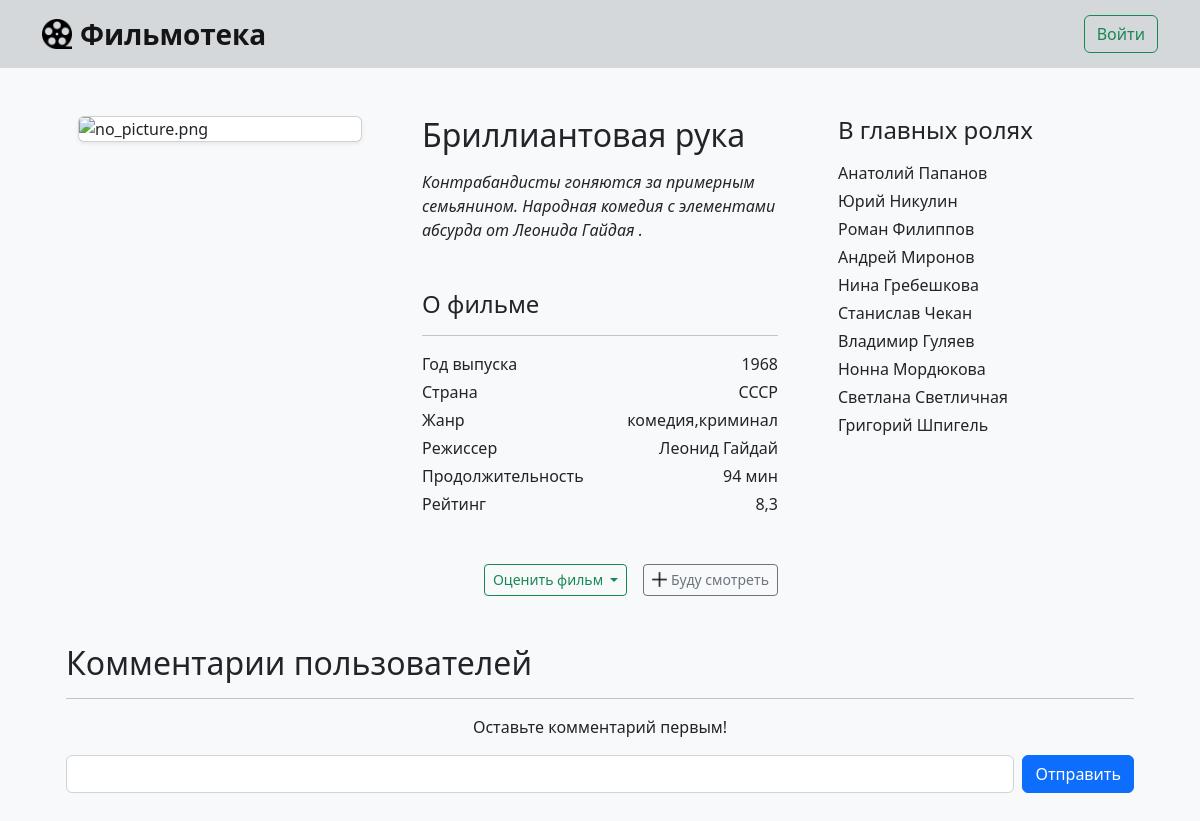
The page /filmoteka/movie/62 on the database its author committed.
### filmoteka/models.py (models this page shows, shortened)
class Director(models.Model):
    name = models.CharField(max_length=45)
    photo_url = models.CharField(max_length=255)

class Actor(models.Model):
    name = models.CharField(max_length=45)
    photo_url = models.CharField(max_length=255)

### filmoteka/views/movie.py (the view)
# urls.py: path('movie/<int:movie_id>', movie, name='movie'),
def movie(request, movie_id: int):
    return render(request, 'movie.html', {
        'movie': get_movie(movie_id),
        'actors': get_movie_actors(movie_id),
        'comments': get_comments(movie_id),
        'favourites': get_favourites(request.user.id) if request.user.is_authenticated else [],
        'mark': get_mark(movie_id, request.user.id) if request.user.is_authenticated else [],
        'marks': [i for i in range(1, 11)],
    })

### filmoteka/queries/movie.py (called while the page is built)
def get_movie(movie_id: int):
    with connection.cursor() as cursor:
        cursor.execute('''
            SELECT filmoteka_movie.id, title, year, poster_url, filmoteka_director.name, photo_url, group_concat(DISTINCT filmoteka_movie_genres.genre_id) AS genres, rating, country, description, duration
            FROM
                filmoteka_movie
                JOIN filmoteka_director ON filmoteka_movie.director_id = filmoteka_director.id
                JOIN filmoteka_movie_genres ON filmoteka_movie_genres.movie_id = filmoteka_movie.id
            WHERE filmoteka_movie.id = %s
            GROUP BY filmoteka_movie.id
        ''', [movie_id])
        data = cursor.fetchall()
    keys = ['id', 'title', 'year', 'poster_url', 'director', 'photo_url', 'genres', 'rating', 'country', 'description',
            'duration']
    return {k: v for k, v in zip(keys, data[0])}

def get_movie_actors(movie_id: int):
    with connection.cursor() as cursor:
        cursor.execute('''
            SELECT name, photo_url
            FROM
                filmoteka_movie
                JOIN filmoteka_movie_actors ON filmoteka_movie_actors.movie_id = filmoteka_movie.id
                JOIN filmoteka_actor ON filmoteka_movie_actors.actor_id = filmoteka_actor.id
            WHERE movie_id == %s
        ''', [movie_id])
        data = cursor.fetchall()
    keys = ['name', 'photo_url']
    return [{k: v for k, v in zip(keys, actor)} for actor in data]

def get_comments(movie_id: int):
    with connection.cursor() as cursor:
        cursor.execute("""
            SELECT username, text, date
            FROM
                filmoteka_comment
                JOIN auth_user ON auth_user.id = filmoteka_comment.user_id
            WHERE filmoteka_comment.movie_id = %s
        """, [movie_id])
        data = cursor.fetchall()
    keys = ['username', 'text', 'date']
    return [{k: v for k, v in zip(keys, comment)} for comment in data]

### templates/movie.html (shortened to what this page needs)
{% extends 'base.html' %}
{% block body %}
    {% load static %}
    <div class="container mt-5">
        <div class="row row-cols-1 row-cols-sm-2 row-cols-md-3">
            <div class="col px-5">
                <div class="card shadow-sm">
                    <img src="{{ movie.poster_url }}" alt="no_picture.png" class="card-img-top"/>
                </div>
            </div>
            <div class="col">
                <h2 class="mb-3">{{ movie.title }}</h2>
                <p class="mb-5 card-text fst-italic">{{ movie.description }}.</p>
                <h4 class="mb-0">О фильме</h4>
                <hr>
                <div class="d-flex justify-content-between">
                    <div class="mb-1">Год выпуска</div>
                    <div class="mb-1">{{ movie.year }}</div>
                </div>
                <div class="d-flex justify-content-between">
                    <div class="mb-1">Страна</div>
                    <div class="mb-1">{{ movie.country }}</div>
                </div>
                <div class="d-flex justify-content-between">
                    <div class="mb-1">Жанр</div>
                    <div class="mb-1">{{ movie.genres }}</div>
                </div>
                <div class="d-flex justify-content-between">
                    <div class="mb-1">Режиссер</div>
                    <div class="hover-able">
                        <div class="mb-1">{{ movie.director }}</div>
                    </div>
                </div>
                <div class="d-flex justify-content-between">
                    <div class="mb-1">Продолжительность</div>
                    <div class="mb-1">{{ movie.duration }} мин</div>
                </div>
                <div class="d-flex justify-content-between">
                    <div class="mb-1">Рейтинг</div>
                    {% if movie.rating == None %}
                        <div class="mb-5">Нет оценок</div>
                    {% else %}
                        <div class="mb-5">{{ movie.rating }}</div>
                    {% endif %}
                </div>
                <div class="d-flex justify-content-end">
                    {% if mark %}
                        <a class="btn btn-sm btn-outline-secondary me-3 dropdown-toggle" data-bs-toggle="dropdown"
                           role="button">
                            Ваша оценка {{ mark }}
                        </a>
                        <ul class="dropdown-menu">
                            {% for i in marks %}
                                <li>
                                    <form action="{% url 'update_mark' movie.id i %}" method="POST">
                                        {% csrf_token %}
                                        <button type="submit" class="dropdown-item">
                                            {{ i }}
                                        </button>
                                    </form>
                                </li>
                            {% endfor %}
                            <li>
                                <form action="{% url 'remove_mark' movie.id %}" method="POST">
                                    {% csrf_token %}
                                    <button type="submit" class="dropdown-item">
                                        Удалить оценку
                                    </button>
                                </form>
                            </li>
                        </ul>
                    {% else %}
                        <a class="btn btn-sm btn-outline-success me-3 dropdown-toggle" data-bs-toggle="dropdown"
                           role="button">
                            Оценить фильм
                        </a>
                    {% endif %}
                    {% if user.is_authenticated %}
                        {% if favourites %}
                            {% if movie.id in favourites %}
                                <form action="{% url 'remove_favourite' movie.id %}" method="POST">
                                    {% csrf_token %}
                                    <button type="submit" class="btn btn-sm btn-outline-secondary">
                                        <img src="{% static 'images/tick.png' %}" width="15" height="15"
                                             class="mb-1"/>
                                        <span>Добавлено</span>
                                    </button>
                                </form>
                            {% else %}
                                <form action="{% url 'add_favourite' movie.id %}" method="POST">
                                    {% csrf_token %}
                                    <button type="submit" class="btn btn-sm btn-outline-success">
                                        <img src="{% static 'images/plus.png' %}" width="15" height="15"
                                             class="mb-1"/>
                                        <span>Буду смотреть</span>
                                    </button>
                                </form>
                            {% endif %}
                        {% else %}
                            <form action="{% url 'add_favourite' movie.id %}" method="POST">
                                {% csrf_token %}
                                <button type="submit" class="btn btn-sm btn-outline-success">
                                    <img src="{% static 'images/plus.png' %}" width="15" height="15"
                                         class="mb-1"/>
                                    <span>Буду смотреть</span>
                                </button>
                            </form>
                        {% endif %}
                    {% else %}
                        <form action="{% url 'add_favourite' movie.id %}" method="POST">
                            <button type="submit" class="btn btn-sm btn-outline-secondary">
                                <img src="{% static 'images/plus.png' %}" width="15" height="15"
                                     class="mb-1"/>
                                <span>Буду смотреть</span>
                            </button>
                        </form>
                    {% endif %}
                </div>
            </div>
            <div class="col ps-5">
                <h4 class="mb-3">В главных ролях</h4>
                {% for actor in actors %}
                    <div class="hover-able">
                        <div class="mb-1">{{ actor.name }}</div>
                    </div>
                {% endfor %}
            </div>
        </div>
        <div class="conteiner px-4 mt-5">
            <h2>Комментарии пользователей</h2>
            <hr>
            {% if comments %}
                {% for comment in comments %}
                    <div class="card mt-2 px-5">
                        <div class="card-body">
                            <div class="d-flex justify-content-between">
                                <h4>{{ comment.username }}</h4>
                                <h4>{{ comment.date }}</h4>
                            </div>
                            <hr/>
                            <p class="fs-5 px-2">{{ comment.text }}</p>
                        </div>
                    </div>
                {% endfor %}
            {% else %}
                <p class="d-flex justify-content-center">Оставьте комментарий первым!</p>
            {% endif %}
            <form action="{% url 'add_comment' movie.id %}" method="POST" class="mt-2">
                <div class="form-group mt-2 d-flex justify-content-between mb-5">
                    <input class="form-control" type="text" name="text"/>
                    <button type="submit" class="btn btn-primary ms-2">Отправить</button>
                </div>
            </form>
        </div>
    </div>
{% endblock %}

### templates/base.html (shortened to what this page needs)
<!DOCTYPE html>
<html>
<head>
    {% load static %}
    <link rel="stylesheet" href="{% static 'css/filmoteka.css' %}"/>
    <link href="https://cdn.jsdelivr.net/npm/bootstrap@5.2.2/dist/css/bootstrap.min.css" rel="stylesheet"
/>
</head>
<body class="bg-light">
<nav class="navbar navbar-expand-lg fs-5 bg-secondary bg-opacity-25">
    <div class="container">
        <a class="navbar-brand d-flex align-items-center fw-semibold fs-3" href="{% url 'index' %}">
            <img src="{% static 'images/film.png' %}" alt="Logo" width="30" height="30"
                 class="me-2">
            Фильмотека
        </a>
        <div class="d-flex align-items-center">
            {% if user.is_authenticated %}
                <span class="me-3 fw-semibold fs-4 pb-2">
                    <a href="{% url 'favourite' %}" style="text-decoration: none;">{{ user.username }}</a>
                </span>
                <a class="btn btn-outline-danger" href="{% url 'logout' %}">Выйти</a>
            {% else %}
                <a class="btn btn-outline-success" href="{% url 'login' %}">Войти</a>
            {% endif %}
        </div>
    </div>
</nav>
{% block body %}{% endblock %}
</body>
</html>

### static/css/filmoteka.css (style rules this page uses)
.hover-able { cursor: default; }

### rows shown on the page
Director: director "Леонид Гайдай"
Actor: name "Анатолий Папанов"
Actor: name "Юрий Никулин"
Actor: name "Роман Филиппов"
Actor: name "Андрей Миронов"
Actor: name "Нина Гребешкова"
Actor: name "Станислав Чекан"
Actor: name "Владимир Гуляев"
Actor: name "Нонна Мордюкова"
Actor: name "Светлана Светличная"
Actor: name "Григорий Шпигель"

### other values the page prints
{{ movie.title }} "Бриллиантовая рука"
{{ movie.description }} "Контрабандисты гоняются за примерным семьянином. Народная комедия с элементами абсурда от Леонида Гайдая"
{{ movie.year }} "1968"
{{ movie.country }} "СССР"
{{ movie.genres }} "комедия,криминал"
{{ movie.duration }} "94"
{{ movie.rating }} "8,3"
